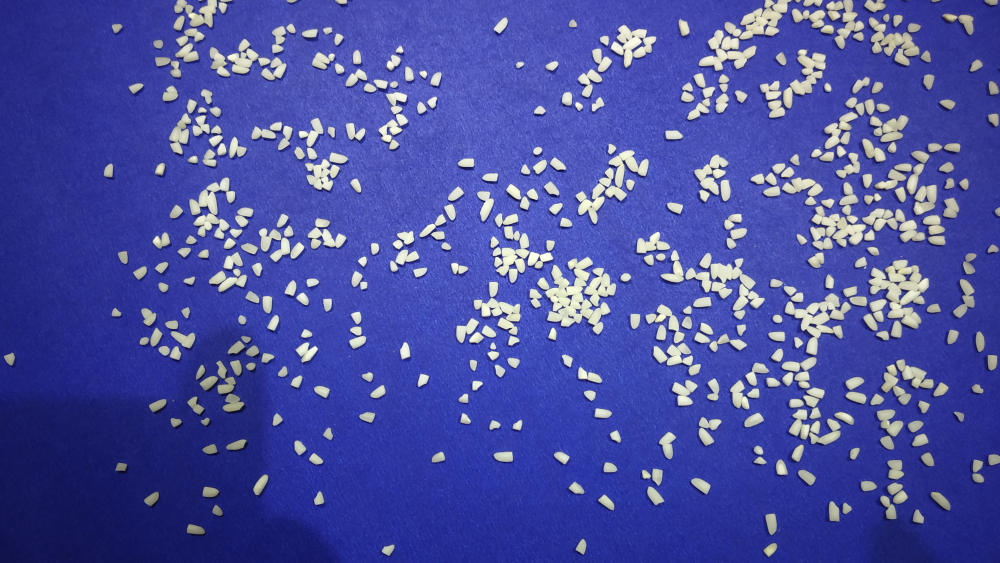
#> input picture Broken_grain/broken_grain_1.jpg, 4000 x 2250 px (shown at 1/4 size)
$ jupyter execute --allow-errors 'Grain_Count(Train).ipynb'   (shell and % lines are left out)
#> lines starting #> are read from the running program, lines starting #| are printed output that depends on the picture; after the words box and inside, x2 and y2 are one past the last pixel; in counts of white or black regions, pixels touching at a corner belong together
[cell 1]
#essential libraries and components
import cv2
import numpy as np
import matplotlib.pyplot as plt

np.random.seed(30)
import random as rn
rn.seed(30)
from keras import backend as K
import tensorflow as tf

from keras.models import Sequential, Model
from keras.layers import Dense, Flatten, Flatten, BatchNormalization, Activation
from keras.layers.convolutional import Conv2D, MaxPooling2D
from keras import optimizers
from keras.layers import Dropout

from keras.preprocessing.image import ImageDataGenerator
from tensorflow.keras.preprocessing import image_dataset_from_directory

[cell 2]
# assigns file paths for images of broken and full grains to the variables broken and full.
broken='Broken_grain/broken_grain_1.jpg'
full='Full_grain/full_grain_4.jpg'

[cell 3]
#takes an input image, crops and resizes it to a specified size, and returns the resulting image.
def crop_resize_img(img):
    ht, wd= img.shape

    ww = 300
    hh = 300
    color = 0
    result = np.full((hh,ww), color, dtype=np.uint8)

    xx = (ww - wd) // 2
    yy = (hh - ht) // 2

    result[yy:yy+ht, xx:xx+wd] = img

    final =cv2.resize(result, (50,50))

    return final

[cell 4]
#processes a grayscale image using adaptive thresholding, erosion, and contour detection
def pre_process_And_Count(image_path, output_path):
    input_rice = cv2.imread(image_path, cv2.IMREAD_GRAYSCALE)

    output_adapthresh = cv2.adaptiveThreshold (input_rice, 255.0, cv2.ADAPTIVE_THRESH_MEAN_C, cv2.THRESH_BINARY, 51, -20.0)

    cv2.imwrite('rice_adapthresh.png', output_adapthresh)

    kernel = np.ones((5,5),np.uint8)
    output_erosion = cv2.erode(output_adapthresh, kernel)

    cv2.imwrite('rice_erosion.png', output_erosion)

    contours, hierarchy = cv2.findContours(output_erosion, cv2.RETR_EXTERNAL,  cv2.CHAIN_APPROX_SIMPLE)
    output_contour = cv2.cvtColor(input_rice, cv2.COLOR_GRAY2BGR)
    cv2.drawContours(output_contour, contours, -1, (0, 0, 255), 2)
    print("Number of detected contours", len(contours))
    cv2.imwrite('rice_contours.png', output_contour)
    k=1
    temp = 0.70 * len(contours)
    for i in contours:
        x, y, width, height = cv2.boundingRect(i)
        roi = output_erosion[y:y+height, x:x+width]
        roi=crop_resize_img(roi)
        path  = ''
        if output_path !='mixed/mixed_':
            if k<temp:
                path = 'dataset/train/'+output_path

            else:
                path = 'dataset/test/'+output_path
        else:
            path = output_path
        cv2.imwrite(path+str(k)+".png", roi)
        k+=1

[cell 5]
#defines a function that creates a directory at the specified path if it doesn't already exist.
import os
def create_directory(path):
    if not os.path.exists(path):
        os.makedirs(path)

[cell 6]
create_directory('dataset')

[cell 7]
create_directory('dataset/train')

[cell 8]
create_directory('dataset/test')

[cell 9]
create_directory('dataset/train/full_rice')

[cell 10]
create_directory('dataset/test/full_rice')

[cell 11]
create_directory('dataset/train/broken_rice')

[cell 12]
create_directory('dataset/test/broken_rice')

#> (a cell that did not finish here is left out)


[cell 14]
pre_process_And_Count(broken, 'broken_rice/broken_')
#> call 2 of pre_process_And_Count, with image_path = 'Broken_grain/broken_grain_1.jpg', output_path = 'broken_rice/broken_'
#> in pre_process_And_Count (call 2), `input_rice = cv2.imread(image_path, cv2.IMREAD_GRAYSCALE)`:
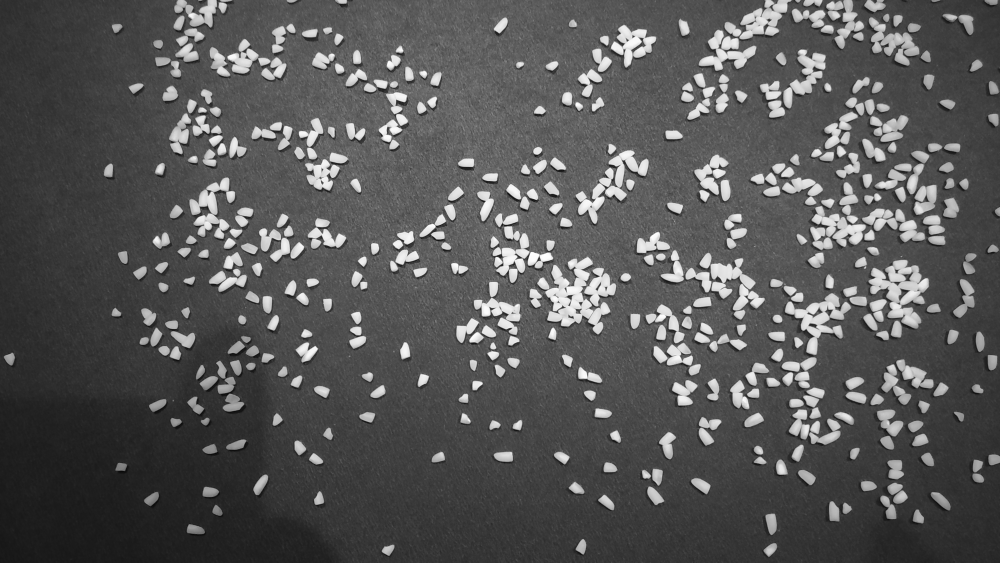
#> input_rice: shape (2250, 4000) (shown at 1/4 size); min 1, max 255, mean 87.3
#> in pre_process_And_Count (call 2), `output_adapthresh = cv2.adaptiveThreshold (input_rice, 255.0, cv2.ADAP..`:
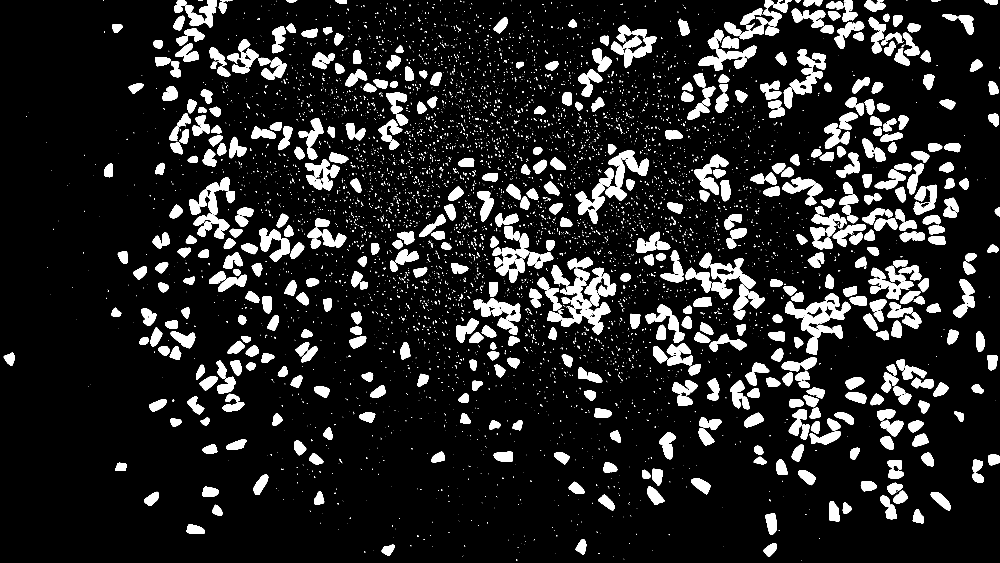
#> output_adapthresh: shape (2250, 4000) (shown at 1/4 size); 12.8% white; 5846 white regions (4858 under 20 px), largest, box (x1, y1, x2, y2) and area: (3140, 1173, 3404, 1419) 21015, (2244, 1111, 2373, 1306) 9656, (2434, 601, 2595, 750) 9333
#> in pre_process_And_Count (call 2), `output_erosion = cv2.erode(output_adapthresh, kernel)`:
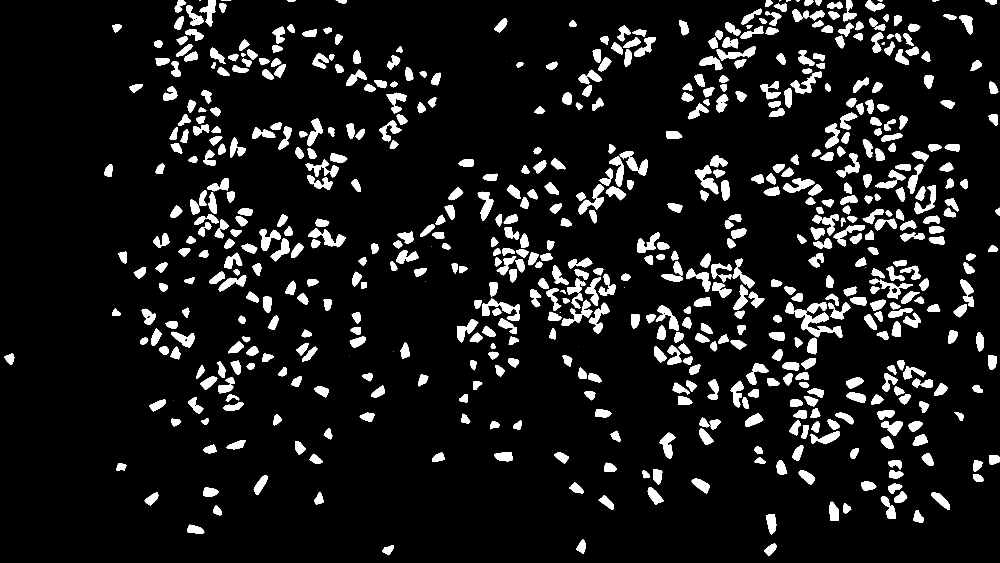
#> output_erosion: shape (2250, 4000) (shown at 1/4 size); 9.2% white; 650 white regions (12 under 20 px)
#> in pre_process_And_Count (call 2), `contours, hierarchy = cv2.findContours(output_erosion, cv2.RETR_EXTERN..`: contours = 650 contours, 13 with area under 20; largest, box (x1, y1, x2, y2) and area: (3142, 1208, 3369, 1352) 8139, (1929, 1194, 2080, 1283) 4635, (2780, 659, 2873, 777) 3987, (2479, 604, 2592, 702) 3930, (2246, 1199, 2370, 1304) 3448
#> in pre_process_And_Count (call 2), `cv2.drawContours(output_contour, contours, -1, (0, 0, 255), 2)`:
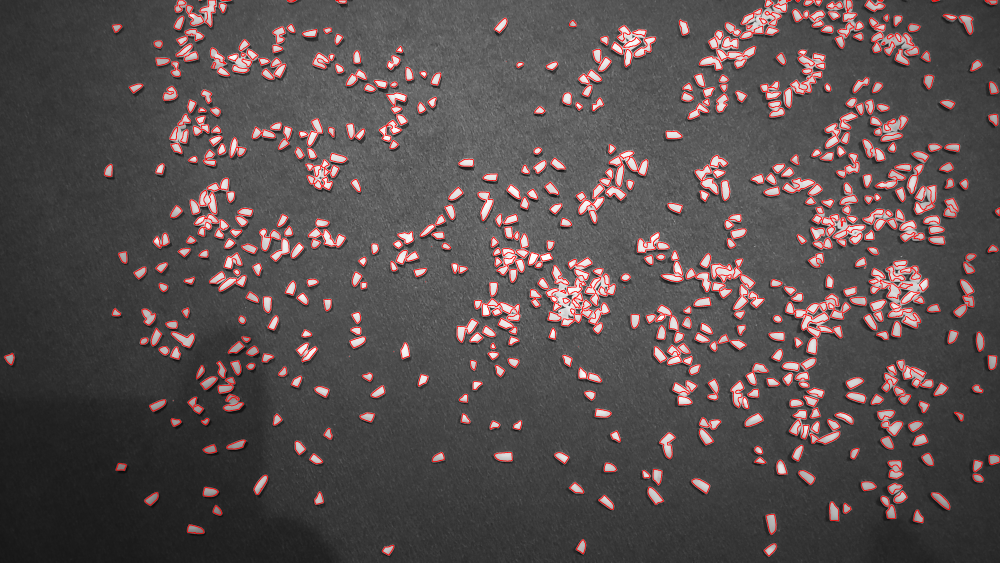
#> output_contour: shape (2250, 4000, 3) (shown at 1/4 size); mean B, G, R 79.5, 79.5, 89.3
#| Number of detected contours 650
#> in pre_process_And_Count (call 2), `temp = 0.70 * len(contours)`: temp = 455
#> the loop in pre_process_And_Count (call 2), `for i in contours:` made 650 passes
#> (x, y, width, height, ht in crop_resize_img, wd in crop_resize_img, xx in crop_resize_img, yy in crop_resize_img) on passes 1 to 12: (1529, 2181, 47, 40, 40, 47, 126, 130), (3056, 2175, 50, 50, 50, 50, 125, 125), (2305, 2158, 38, 58, 58, 38, 131, 121), (749, 2099, 68, 35, 35, 68, 116, 132), (3064, 2057, 41, 81, 81, 41, 129, 109), (3654, 2040, 40, 51, 51, 40, 130, 124), (852, 2022, 36, 39, 39, 36, 132, 130), (3545, 2020, 38, 55, 55, 38, 131, 122), (3373, 2013, 32, 41, 41, 32, 134, 129), (3318, 2007, 38, 77, 77, 38, 131, 111), (3523, 1985, 34, 40, 40, 34, 133, 130), (2395, 1981, 60, 58, 58, 60, 120, 121)
#> pass 1, in pre_process_And_Count (call 2), `roi = output_erosion[y:y+height, x:x+width]`:
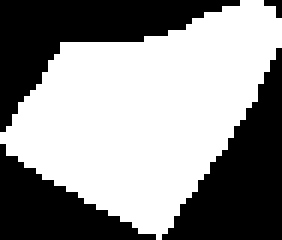
#> roi: shape (40, 47) (shown 6 times larger); 56.5% white; 4 black regions (1 under 20 px), largest, box (x1, y1, x2, y2) and area: (0, 0, 40, 22) 311, (27, 8, 47, 40) 308, (0, 24, 26, 40) 194
#> pass 1, in crop_resize_img, `final =cv2.resize(result, (50,50))`:
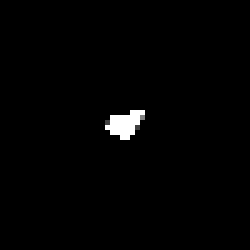
#> final: shape (50, 50) (shown 5 times larger); min 0, max 255, mean 3
#> pass 2, in pre_process_And_Count (call 2), `roi = output_erosion[y:y+height, x:x+width]`:
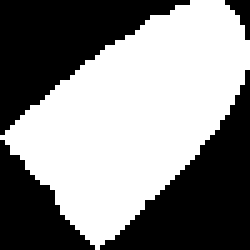
#> roi: shape (50, 50) (shown 5 times larger); 53.4% white; 4 black regions (1 under 20 px), largest, box (x1, y1, x2, y2) and area: (20, 14, 50, 50) 465, (0, 0, 38, 27) 462, (0, 28, 19, 50) 219

[cell 15]
#configures data generators for training and validation using images from specific directories
image_size = (50,50)
batch_size = 32

#> (the rest of this cell did not finish here and is left out)

#> (a cell that did not finish here is left out)

#> (a cell that did not finish here is left out)

[cell 18]
img_width = 50
img_height = 50

#> (the rest of this cell did not finish here and is left out)

#> (a cell that did not finish here is left out)

#> (a cell that did not finish here is left out)

#> (a cell that did not finish here is left out)

[cell 22]
#loads a previously saved Keras model named 'grain_count.h5' using TensorFlow and assigns it to the variable 'loaded_model.'
from tensorflow import keras
#> (the rest of this cell did not finish here and is left out)

[cell 23]
create_directory('mixed')

[cell 24]
mixed = r"C:\Users\Lenovo\Downloads\MicrosoftTeams-image (34).png"

#> (a cell that did not finish here is left out)
